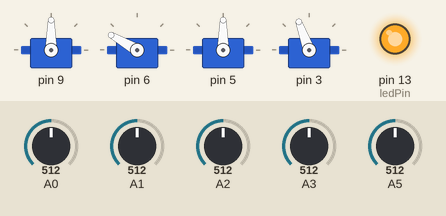
Recording of a sketch running on a simulated Arduino Uno, built with avr-gcc and run on an emulated ATmega328P. On the bench: 4 × servo, output pins drawn as LEDs (lit = HIGH). The test bench sets the inputs (shaded band); at power-on: A0 = 512, A1 = 512, A3 = 512, A2 = 512, A5 = 512.

Above: at 1.2 s.
1.3 s: A0 set to 597
2.8 s: A0 set to 630
At 3.26 s:
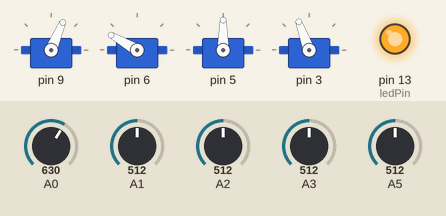
At 5.5 s:
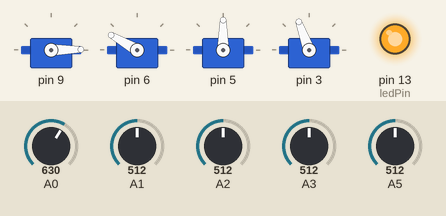
5.8 s: A1 set to 603
7.3 s: A1 set to 626
At 8.9 s:
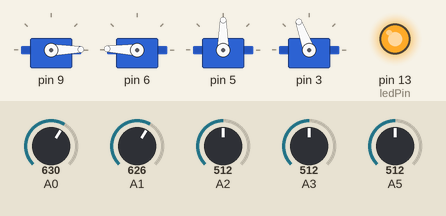
9.3 s: A3 set to 603
10.8 s: A3 set to 626
At 13.3 s:
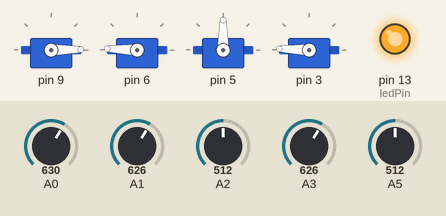
Timing chart, 0 to 14.8 s (numbered marks = the images above; inputs shaded):
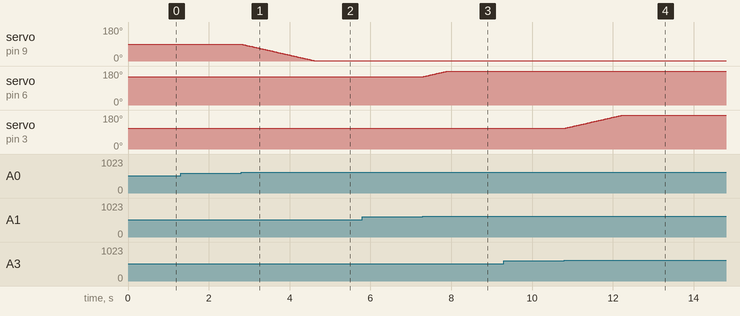

The sketch:

MeArm_BlueTooth.ino
```cpp
// Controlling a servo position using a dual joystick
// https://gsyan888.blogspot.com/2014/11/android-me-arm-bluetooth-app.html
#include <SoftwareSerial.h>
#include <Servo.h>
const int SERVOS_TOTAL = 4;		// 總共有幾顆伺服馬達
const int joystickOffsetMin = 100;	// 搖桿至少扳動多少才開始動作
const int joystickIdleMax = 100;	// 搖桿未使用狀態計數器達多少次後, 將馬達斷線
const int delayMilliseconds = 20;	// 每隔多少 MS 讀取一次資料
const int ledPin = 13;			// 狀態顯示的 LED 接在哪一個 pin

//定義Arduino PIN10及PIN11分別為TX及RX腳
SoftwareSerial BT(10,11);

Servo myservo[SERVOS_TOTAL];	        // 宣告 Servo 物件陣件
int idleCounter[SERVOS_TOTAL];	        // 宣告記錄搖桿某方位多久沒動作的陣列

//
// 伺服馬達的設定, 一行設定一顆
//
// 參數依序為 : joystickPin, servoPin, min, max, initialAngle
//	joystickPin : 搖桿輸入給 Arduino 哪個腳位(用 0~3 代表 A0~A3)
//	servoPin : 伺服馬達(橙/黃線)接在 Arduino 哪個腳位
//	min : 伺服馬達最小的角度是多少
//	max : 伺服馬達最大的角度是多少
//	initialAngle : 伺服馬達初始的角度是多少
//
int servoConfig[SERVOS_TOTAL][5] = {
  // joystickPin,  servoPin,   min,    max,      initialAngle
    { 0,                  9,     0,    179,      90 },        //A0 = L.AX ,  Buttom
    { 1,                  6,   179,    0,      150 },        //A1 = L.AY ,  Left
    { 2,                  5,   179,    0,       90 },        //A2 = R.AY ,  Right
    { 3,                  3,   179,   100,      110 },        //A3 = R.AX ,  Front (claw)
};

//
// 初始化的程序
//
void setup()
{
  int outputPin, angleMin, angleMax, angleInit;

  BT.begin(9600); //Arduino起始鮑率：38400
  Serial.begin(9600);

  //status LED
  pinMode(ledPin, OUTPUT);	        // 設定顯示狀態用的 LED 接腳
  digitalWrite(ledPin, HIGH);	        // 點亮 LED

  for(int i=0; i<SERVOS_TOTAL; i++) {
    outputPin = servoConfig[i][1];	// 由設定取得馬達在 Arduino 的接腳參數
    angleInit = servoConfig[i][4];	// 由設定取得馬達初始的角度參數

    myservo[i].attach(outputPin);       // attaches the servo on  pin config to the servo object
    myservo[i].write(angleInit);	// 設定馬達的角度
    idleCounter[i] = 0;			// 將搖桿未使用記數器歸零
  }
}

//
// 重覆執行的程序
//
void loop()
{
  int inputValue, currentAngle, joyStickOffset, angleOffset;
  int inputPin, outputPin, angleMin, angleMax, angleInit, temp;
  char inBytes;
  int blueToothCmd[SERVOS_TOTAL];
  int inSize;

  for(int i=0; i<SERVOS_TOTAL; i++) {
    blueToothCmd[i] = 0;
  }
  //讀取藍牙訊息
  if (BT.available()){
    //Serial.print('1');

      inBytes = BT.read();
      Serial.println(inBytes);

    Serial.print(char(inBytes));
    //讀取inBytes[0]字元，判斷字元控制機械手臂
    switch(char(inBytes)) {
      case 'B' :      //底部馬達增加
        blueToothCmd[0] = 1;
        break;
      case 'b' :      //底部馬達減少
        blueToothCmd[0] = -1;
        break;
      case 'L' :      //左側馬達增加
        blueToothCmd[1] = 1;
        break;
      case 'l' :      //左側馬達減少
        blueToothCmd[1] = -1;
        break;
      case 'R' :      //右側馬達增加
        blueToothCmd[2] = 1;
        break;
      case 'r' :      //右側馬達減少
        blueToothCmd[2] = -1;
        break;
      case 'C' :      //抓子馬達增加
        blueToothCmd[3] = 1;
        break;
      case 'c' :      //爪子馬達減少
        blueToothCmd[3] = -1;
        break;
    }
  }

  for(int i=0; i<SERVOS_TOTAL; i++) {
    inputPin   = servoConfig[i][0];	// 由設定取得搖桿輸入給 Arduino 的接腳參數
    outputPin  = servoConfig[i][1];	// 由設定取得馬達在 Arduino 的接腳參數
    angleMin   = servoConfig[i][2];	// 由設定取得馬達最小角度的參數
    angleMax   = servoConfig[i][3];	// 由設定取得馬達最大角度的參數

    inputValue = analogRead(inputPin);  // 讀取搖桿的數值(0~1023)
    currentAngle = myservo[i].read();   // 取得馬達目前的角度

    joyStickOffset = inputValue - 512;	// 計算搖桿和未使用時(中間值 512)的差動多少, 用以判斷是否要改變馬達的角度

    if( abs(blueToothCmd[i]) == 1 ) {
      joyStickOffset = blueToothCmd[i]*(joystickOffsetMin+1);
    }

    // 如果搖桿扳動的幅度大於設定的最小值就改變馬達的角度
    if(abs(joyStickOffset) > joystickOffsetMin) {
      // 如果最小角度 > 最大角度 ==> 搖桿動作相反
      if(angleMin > angleMax) {
        joyStickOffset *= -1;		// 將搖桿動作設為相反 1 -> -1 , -1 -> 1

        // 將最小角度和最大角度的值交換
        temp = angleMin;
        angleMin = angleMax;
        angleMax = temp;
      }

      // 如果搖桿往比 512 大的方向扳動就讓馬達角度減少, 反之則增加
      if(joyStickOffset > 0) {
        angleOffset = -1;
      } else {
        angleOffset = 1;
      }
      currentAngle += angleOffset;    // 計算新的馬達角度

      // 如果新的馬達角度在最小角度參數和最大角度參數之間, 就進行馬達改變角度的程序
      if(currentAngle > angleMin && currentAngle < angleMax) {
        idleCounter[i] = 0;

        // 如果馬達未連線, 先行連線
        if(!myservo[i].attached()) {
          myservo[i].attach(outputPin);
        }

	// 如果馬達已連線, 將角度設為新的角度
        if(myservo[i].attached()) {
          myservo[i].write(currentAngle);     // sets the servo position according to the scaled value
        }
      }
    } else {
       idleCounter[i]++;	    // 搖桿未扳動或未達搖桿動作的標準, 將計數器加一
    }

    // 如果搖桿未動的計數超過設定的最大值後, 切斷馬達的連線
    if(idleCounter[i] > joystickIdleMax) {
      idleCounter[i] = 0;	   // 計數器歸零
      myservo[i].detach();	   // 切斷馬達的連線
    }
  }

  if(analogRead(5) == 0) {
    digitalWrite(ledPin, LOW);	        // LED Off
    for(int i=0; i<SERVOS_TOTAL; i++) {
      outputPin = servoConfig[i][1];	// 由設定取得馬達在 Arduino 的接腳參數
      angleInit = servoConfig[i][4];	// 由設定取得馬達初始的角度參數

      myservo[i].attach(outputPin);       // attaches the servo on  pin config to the servo object
      myservo[i].write(angleInit);	// 設定馬達的角度
      idleCounter[i] = 0;			// 將搖桿未使用記數器歸零
    }
  } else {
    digitalWrite(ledPin, HIGH);	        // 點亮 LED
  }

  delay(delayMilliseconds);        // 暫停多少 MS 後繼續
}
```

Measured:
- the behaviour switches between 612 and 613 on A0 (found by bisection; images 0 and 1)
- the behaviour switches between 612 and 613 on A1 (found by bisection; images 2 and 3)
- the behaviour switches between 612 and 613 on A3 (found by bisection; images 3 and 4)
- after the input at 1.3 s, every drawn part: stays the same
- after the input at 2.8 s, servo on pin 9: moves from 90° to 1° over 1.8 s, starting at once
- after the input at 5.8 s, every drawn part: stays the same
- after the input at 7.3 s, servo on pin 6: moves from 150° to 178° over 0.56 s, starting at once
- after the input at 9.3 s, every drawn part: stays the same
- after the input at 10.8 s, servo on pin 3: moves from 110° to 178° over 1.4 s, starting at once
